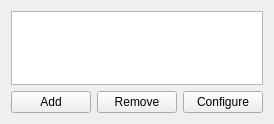
<?xml version="1.0" encoding="UTF-8"?>
<ui version="4.0">
 <class>EngineListWidget</class>
 <widget class="QWidget" name="EngineListWidget">
  <property name="geometry">
   <rect>
    <x>0</x>
    <y>0</y>
    <width>272</width>
    <height>124</height>
   </rect>
  </property>
  <property name="windowTitle">
   <string>Form</string>
  </property>
  <layout class="QVBoxLayout" name="verticalLayout">
   <item>
    <widget class="QListWidget" name="engineList"/>
   </item>
   <item>
    <layout class="QHBoxLayout" name="horizontalLayout">
     <item>
      <widget class="QPushButton" name="add">
       <property name="text">
        <string>Add</string>
       </property>
      </widget>
     </item>
     <item>
      <widget class="QPushButton" name="remove">
       <property name="text">
        <string>Remove</string>
       </property>
      </widget>
     </item>
     <item>
      <widget class="QPushButton" name="configure">
       <property name="text">
        <string>Configure</string>
       </property>
      </widget>
     </item>
    </layout>
   </item>
   <item>
    <spacer name="verticalSpacer">
     <property name="orientation">
      <enum>Qt::Vertical</enum>
     </property>
     <property name="sizeHint" stdset="0">
      <size>
       <width>20</width>
       <height>0</height>
      </size>
     </property>
    </spacer>
   </item>
  </layout>
 </widget>
 <resources/>
 <connections/>
</ui>
